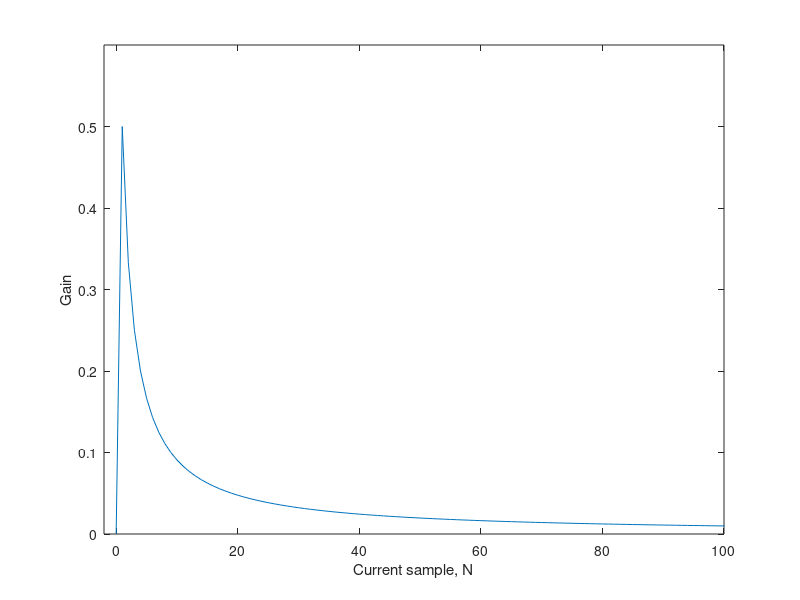
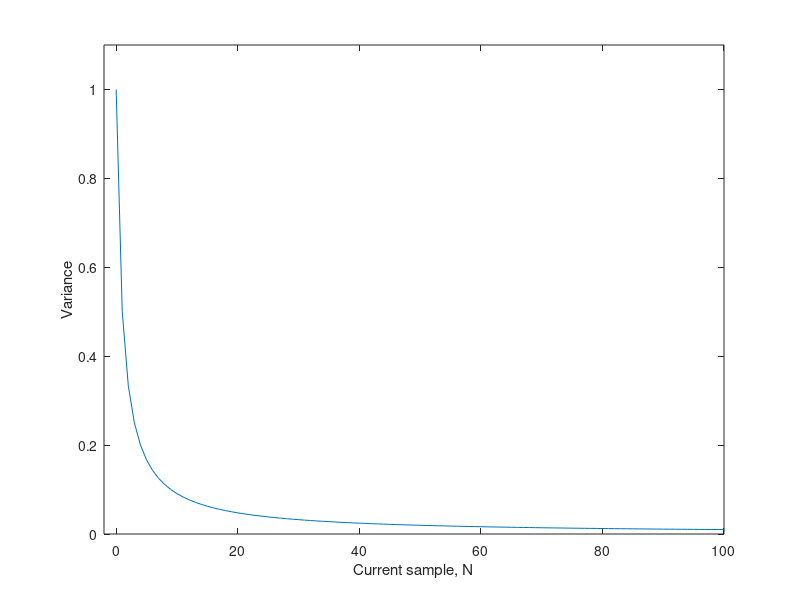
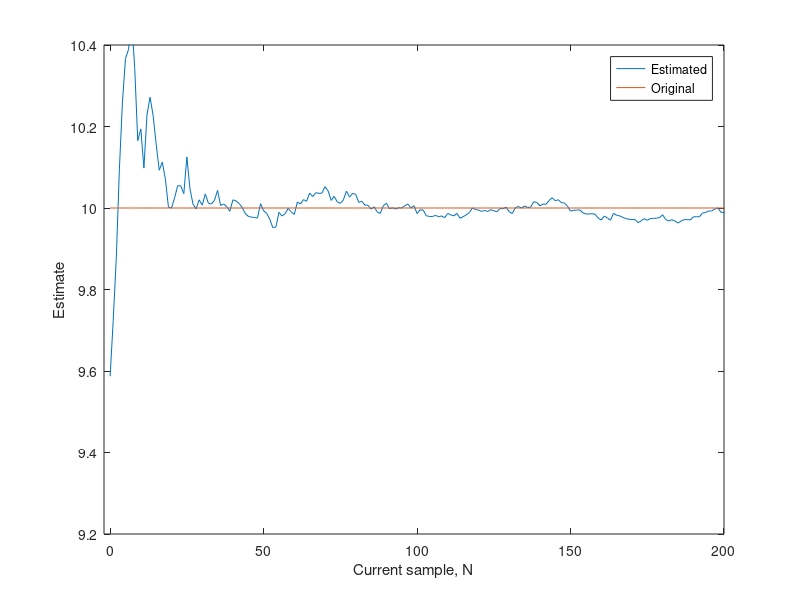

Write MATLAB code to recreate these figures, in order.
% This program for Sequential Weighted Least squares (SWLS) for WGN ( Single
% Parameter Sequntial Least Squares )

% source Generation
clear all;clc;close all;
n=0:299;
N=length(n);
A=10;
theta_org=A; % Original parameters
W=eye(N); % Weighting Matrix

H=[ones(N,1)];

% Model for Source
x=H*theta_org + randn(1,N)';  % unit variance WG
p=1; % No of parameters to estimate

% Initialization
sigma(1)=inv(H(1,:)'*W(1,1)*H(1,:));    % Covariance Mtx in the case of BLUE
theta(1)=sigma(1)*H(1,:)'*W(1,1)*x(1);   % Initial estimator based on one sample
% Jmin(1)=x(1)*(x(1)-H(1,:)*theta);    % First time error

for i=2:N,
    
    a=(1/W(i,i))+H(i,:)*sigma(i-1)*H(i,:)'; % changed H'(i,:) to H(i,:) and Vice versa in the original algo
    K(i)=sigma(i-1)*H(i,:)'/a;      % finding the Gain
    e(i)=x(i)-H(i,:)'*theta(i-1);    % Prediction error
    theta(i)=theta(i-1)+K(i)*e(i);    % The estimator update
%     Jmin(i)=Jmin(i-1)+ e(i)/a;   % Minimum Error
    sigma(i)=[eye(p)-K(i)*H(i,:)']*sigma(i-1);  % covariance update
    
end

figure,plot(n,K);xlabel('Current sample, N');ylabel('Gain');axis([-2 length(n)-200 0 .6]);
figure,plot(n,sigma);xlabel('Current sample, N');ylabel('Variance');axis([-2 length(n)-200 0 1.1]);
figure,plot(n,theta,n,ones(1,length(n))*A);legend('Estimated','Original');xlabel('Current sample, N');ylabel('Estimate');axis([-2 length(n)-100 9.2 10.4]);
